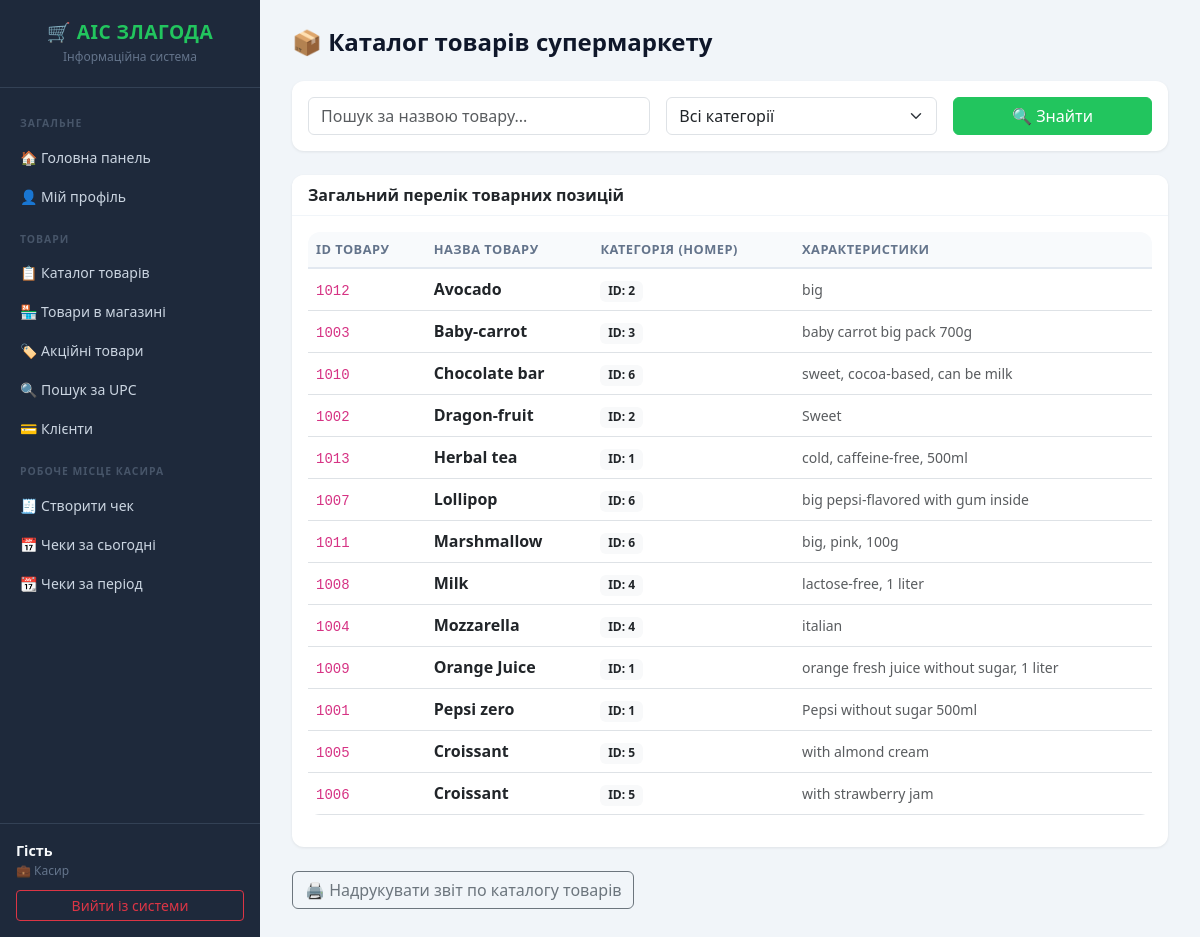
Page /products/ (signed in) on the committed database.
### tables this page shows
CREATE TABLE Product(
        id_product INTEGER PRIMARY KEY,
        category_number INTEGER NOT NULL,
        product_name TEXT NOT NULL, 
        characteristics TEXT,
        FOREIGN KEY (category_number) REFERENCES Category(category_number)
            ON UPDATE CASCADE ON DELETE NO ACTION
    );

### backend/product.py (the view)
@product_bp.route('/')
@login_required
def manage_products():
    cat_filter = request.args.get('category_id', '')
    query = '''
        SELECT p.*, c.category_name FROM Product p
        JOIN Category c ON p.category_number = c.category_number
    '''
    params = []
    if cat_filter:
        query += " WHERE p.category_number = ?"
        params.append(cat_filter)
    query += " ORDER BY p.product_name"
    conn = get_db_connection()
    products = conn.execute(query, params).fetchall()
    categories = conn.execute('SELECT * FROM Category ORDER BY category_name').fetchall()
    conn.close()
    return render_template('product/list.html',
                           products=products,
                           categories=categories,
                           cat_filter=cat_filter)

### backend/initdb.py (called while the page is built)
def get_db_connection():
    conn = sqlite3.connect(DB_PATH)
    conn.row_factory = sqlite3.Row
    conn.execute("PRAGMA foreign_keys = ON;")
    return conn

### templates/product/list.html (shortened to what this page needs)
{% extends 'base.html' %}
{% block content %}
<div class="d-flex justify-content-between align-items-center mb-4">
    <h1 class="page-title m-0">📦 Каталог товарів супермаркету</h1>
</div>
<div class="card mb-4">
    <div class="card-body">
        <form method="GET" action="{{ url_for('product.manage_products') }}" class="row g-3">
            <div class="col-md-5">
                <input type="text" name="search_name" class="form-control" placeholder="Пошук за назвою товару..." value="{{ request.args.get('search_name', '') }}">
            </div>
            <div class="col-md-4">
                <select name="category_id" class="form-select">
                    <option value="">Всі категорії</option>
                </select>
            </div>
            <div class="col-md-3">
                <button type="submit" class="btn btn-primary w-100">🔍 Знайти</button>
            </div>
        </form>
    </div>
</div>
<div class="card">
    <div class="card-header">Загальний перелік товарних позицій</div>
    <div class="card-body">
        <div class="table-responsive">
            <table class="table table-hover align-middle">
                <thead>
                    <tr>
                        <th>ID Товару</th>
                        <th>Назва товару</th>
                        <th>Категорія (Номер)</th>
                        <th>Характеристики</th>
                    </tr>
                </thead>
                <tbody>
                    {% for prod in products %}
                    <tr>
                        <td><code>{{ prod.id_product }}</code></td>
                        <td><strong>{{ prod.product_name }}</strong></td>
                        <td><span class="badge bg-light text-dark">ID: {{ prod.category_number }}</span></td>
                        <td class="text-muted"><small>{{ prod.characteristics or 'Немає опису' }}</small></td>
                    </tr>
                    {% else %}
                    <tr>
                        <td colspan="4" class="text-center text-muted py-4">Товарів у каталозі не знайдено.</td>
                    </tr>
                    {% endfor %}
                </tbody>
            </table>
        </div>
    </div>
</div>
<div class="mt-4">
    <a href="{{ url_for('analytics.print_report', report_type='catalog_products', search_name=request.args.get('search_name', ''), category_id=request.args.get('category_id', '')) }}" target="_blank" class="btn btn-outline-secondary d-inline-flex align-items-center gap-2">
        <span>🖨️ Надрукувати звіт по каталогу товарів</span>
    </a>
</div>
{% endblock %}

### templates/base.html (shortened to what this page needs)
<!DOCTYPE html>
<html lang="uk">
<head>
    <link href="https://cdn.jsdelivr.net/npm/bootstrap@5.3.0/dist/css/bootstrap.min.css" rel="stylesheet">
    <link rel="stylesheet" href="{{ url_for('static', filename='css/main.css') }}">
</head>
<body>
<div class="sidebar">
    <div class="sidebar-header">
        <h1>🛒 АІС ЗЛАГОДА</h1>
        <small>Інформаційна система</small>
    </div>
    <nav>
        <div class="nav-section-label">Загальне</div>
        <a href="{{ url_for('auth.dashboard') }}" class="nav-link">
            🏠 Головна панель
        </a>
        <a href="{{ url_for('employees.profile') }}" class="nav-link">
            👤 Мій профіль
        </a>
        <div class="nav-section-label">Товари</div>
        <a href="{{ url_for('product.manage_products') }}" class="nav-link">
            📋 Каталог товарів
        </a>
        <a href="{{ url_for('store_product.list_store_products') }}" class="nav-link">
            🏪 Товари в магазині
        </a>
        <a href="{{ url_for('store_product.view_promotional') }}" class="nav-link">
            🏷️ Акційні товари
        </a>
        <a href="{{ url_for('store_product.search_by_upc') }}" class="nav-link">
            🔍 Пошук за UPC
        </a>
        <a href="{{ url_for('customer_card.manage_customers') }}" class="nav-link">
            💳 Клієнти
        </a>
        {% if session.get('role') == 'Cashier' %}
        <div class="nav-section-label">Робоче місце касира</div>
        <a href="{{ url_for('check.create_check') }}" class="nav-link">
            🧾 Створити чек
        </a>
        <a href="{{ url_for('check.my_checks_today') }}" class="nav-link">
            📅 Чеки за сьогодні
        </a>
        <a href="{{ url_for('check.my_checks') }}" class="nav-link">
            📆 Чеки за період
        </a>
        {% endif %}
    </nav>
    <div class="sidebar-footer">
        <div class="user-name">{{ session.get('user_name', 'Гість') }}</div>
        <div class="user-role">
            {% if session.get('role') == 'Manager' %}
                🛠️ Менеджер
            {% elif session.get('role') == 'Cashier' %}
                💼 Касир
            {% endif %}
        </div>
        <a href="{{ url_for('auth.logout') }}" class="btn btn-sm btn-outline-danger w-100">
            Вийти із системи
        </a>
    </div>
</div>
<div class="main-content">
    {% block content %}{% endblock %}
</div>
</body>
</html>

### static/css/main.css (style rules this page uses)
:root { --sidebar-bg: #1e293b; --sidebar-hover: #334155; --sidebar-text: #cbd5e1; --accent: #22c55e; }
body { display: flex; min-height: 100vh; background-color: #f1f5f9; font-family: 'Segoe UI', sans-serif; }
.sidebar { width: 260px; min-width: 260px; background-color: var(--sidebar-bg); color: var(--sidebar-text); min-height: 100vh; display: flex; flex-direction: column; padding: 0; }
.sidebar-header { padding: 20px 16px; border-bottom: 1px solid #334155; text-align: center; }
.sidebar-header h1 { font-size: 1.2rem; font-weight: 700; color: var(--accent); margin: 0; letter-spacing: 0.5px; }
.sidebar-header small { color: #64748b; font-size: 0.75rem; }
.sidebar nav { flex-grow: 1; padding: 12px 8px; overflow-y: auto; }
.nav-section-label { font-size: 0.65rem; font-weight: 600; text-transform: uppercase; letter-spacing: 1px; color: #475569; padding: 16px 12px 6px; }
.sidebar .nav-link { color: var(--sidebar-text); border-radius: 8px; padding: 9px 12px; font-size: 0.875rem; display: flex; align-items: center; gap: 10px; transition: background 0.15s; }
.sidebar-footer { padding: 16px; border-top: 1px solid #334155; }
.sidebar-footer .user-name { font-weight: 600; color: #f8fafc; font-size: 0.9rem; }
.sidebar-footer .user-role { font-size: 0.75rem; color: #64748b; margin-bottom: 10px; }
.main-content { flex-grow: 1; padding: 28px 32px; max-width: 100%; overflow-x: hidden; }
.table { background: white; border-radius: 12px; overflow: hidden; }
.table thead th { background-color: #f8fafc; font-weight: 600; font-size: 0.8rem; text-transform: uppercase; letter-spacing: 0.5px; color: #64748b; border-bottom: 2px solid #e2e8f0; }
.card { border: none; border-radius: 12px; box-shadow: 0 1px 3px rgba(0,0,0,0.08); }
.card-header { background: white; border-bottom: 1px solid #f1f5f9; font-weight: 600; border-radius: 12px 12px 0 0 !important; }
.btn-primary { background-color: var(--accent); border-color: var(--accent); color: white; }
.page-title { font-size: 1.5rem; font-weight: 700; color: #0f172a; margin-bottom: 20px; }

### rows in the picture
Product: id_product "1012", product_name "Avocado", category_number "2", characteristics "big"
Product: id_product "1003", product_name "Baby-carrot", category_number "3", characteristics "baby carrot big pack 700g"
Product: id_product "1010", product_name "Chocolate bar", category_number "6", characteristics "sweet, cocoa-based, can be milk"
Product: id_product "1002", product_name "Dragon-fruit", category_number "2", characteristics "Sweet"
Product: id_product "1013", product_name "Herbal tea", category_number "1", characteristics "cold, caffeine-free, 500ml"
Product: id_product "1007", product_name "Lollipop", category_number "6", characteristics "big pepsi-flavored with gum inside"
Product: id_product "1011", product_name "Marshmallow", category_number "6", characteristics "big, pink, 100g"
Product: id_product "1008", product_name "Milk", category_number "4", characteristics "lactose-free, 1 liter"
Product: id_product "1004", product_name "Mozzarella", category_number "4", characteristics "italian"
Product: id_product "1009", product_name "Orange Juice", category_number "1", characteristics "orange fresh juice without sugar, 1 liter"
Product: id_product "1001", product_name "Pepsi zero", category_number "1", characteristics "Pepsi without sugar 500ml"
Product: id_product "1005", product_name "Сroissant", category_number "5", characteristics "with almond cream"
Product: id_product "1006", product_name "Сroissant", category_number "5", characteristics "with strawberry jam"

### other values in the picture
{{ session.get('user_name', 'Гість') }} "Гість"
